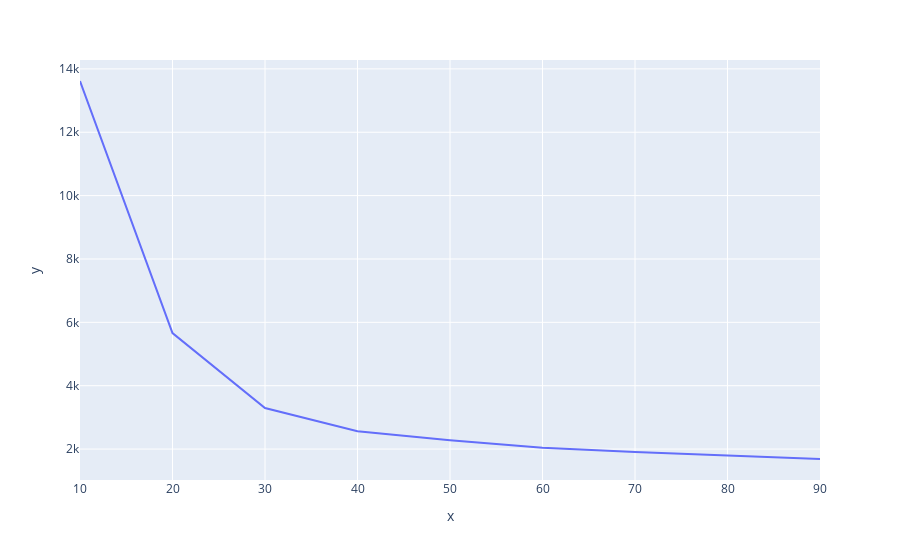

Notebook source saved alongside this figure:
### Markdown cell above
# KMeans

### Code cell
sse={}
for k in np.arange(10,100,10):
    kmeans = KMeans(n_clusters=k, max_iter=1000).fit(X_cv)
    sse[k] = kmeans.inertia_
fig = px.line(x=list(sse.keys()),y=list(sse.values()))
fig.show()

### Figure 1 — Plotly figure (JSON) as saved in the notebook; plotly's stock layout.template omitted (floating-point values rounded to 4 significant figures)
{"data": [{"hovertemplate": "x=%{x}<br>y=%{y}<extra></extra>", "legendgroup": "", "line": {"color": "#636efa", "dash": "solid"}, "marker": {"symbol": "circle"}, "mode": "lines", "name": "", "orientation": "v", "showlegend": false, "type": "scatter", "x": [10, 20, 30, 40, 50, 60, 70, 80, 90], "xaxis": "x", "y": [13620.0, 5663.0, 3296.0, 2559.0, 2280.0, 2045.0, 1911.0, 1796.0, 1686.0], "yaxis": "y"}], "layout": {"legend": {"tracegroupgap": 0}, "margin": {"t": 60}, "xaxis": {"anchor": "y", "domain": [0, 1], "title": {"text": "x"}}, "yaxis": {"anchor": "x", "domain": [0, 1], "title": {"text": "y"}}}}
